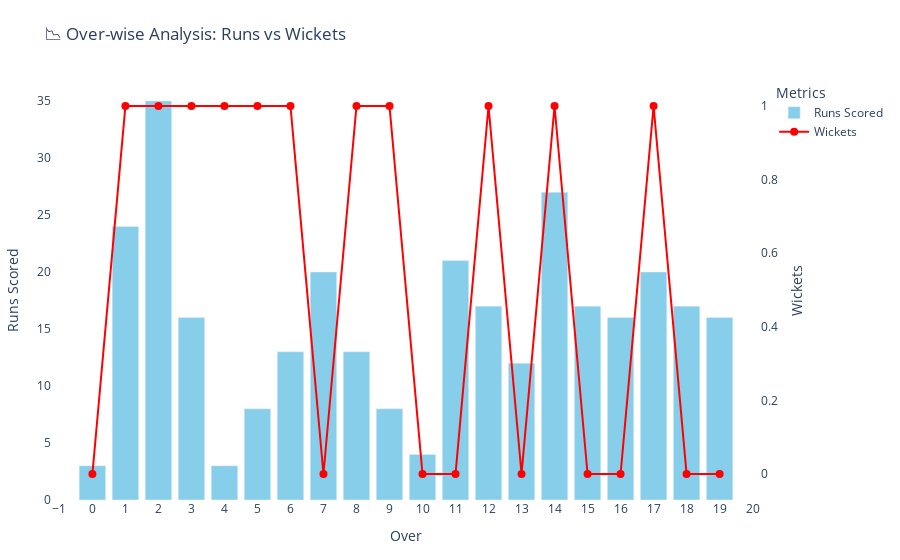

Write notebook code for a chart like this one.
### Code cell
wickets_df = df_copy[df_copy['player_out'].notna()]
wickets_by_over = wickets_df.groupby('over').size().reset_index(name='wickets')

runs_by_over = df_copy.groupby('over')['runs_batter'].sum().reset_index(name='total_runs')

overwise_analysis = pd.merge(runs_by_over, wickets_by_over, on='over', how='left').fillna(0)

fig = go.Figure()

fig.add_trace(go.Bar(
    x=overwise_analysis['over'],
    y=overwise_analysis['total_runs'],
    name='Runs Scored',
    marker_color='skyblue',
    hovertemplate='Over %{x}<br>Runs: %{y}<extra></extra>'
))

fig.add_trace(go.Scatter(
    x=overwise_analysis['over'],
    y=overwise_analysis['wickets'],
    name='Wickets',
    mode='lines+markers',
    marker=dict(color='red', size=8),
    line=dict(width=2, color='red'),
    yaxis='y2',
    hovertemplate='Over %{x}<br>Wickets: %{y}<extra></extra>'
))

fig.update_layout(
    title='📉 Over-wise Analysis: Runs vs Wickets',
    xaxis=dict(title='Over', tickmode='linear'),
    yaxis=dict(title='Runs Scored'),
    yaxis2=dict(title='Wickets', overlaying='y', side='right'),
    legend_title='Metrics',
    plot_bgcolor='rgba(0,0,0,0)',
    paper_bgcolor='white',
    margin=dict(l=40, r=40, t=80, b=60),
    hovermode='x unified'
)

fig.show()

### Figure 1 — Plotly figure (JSON) as saved in the notebook; plotly's stock layout.template omitted (floating-point values rounded to 4 significant figures)
{"data": [{"hovertemplate": "Over %{x}<br>Runs: %{y}<extra></extra>", "marker": {"color": "skyblue"}, "name": "Runs Scored", "type": "bar", "x": [0, 1, 2, 3, 4, 5, 6, 7, 8, 9, 10, 11, 12, 13, 14, 15, 16, 17, 18, 19], "y": [3, 24, 35, 16, 3, 8, 13, 20, 13, 8, 4, 21, 17, 12, 27, 17, 16, 20, 17, 16]}, {"hovertemplate": "Over %{x}<br>Wickets: %{y}<extra></extra>", "line": {"color": "red", "width": 2}, "marker": {"color": "red", "size": 8}, "mode": "lines+markers", "name": "Wickets", "type": "scatter", "x": [0, 1, 2, 3, 4, 5, 6, 7, 8, 9, 10, 11, 12, 13, 14, 15, 16, 17, 18, 19], "y": [0.0, 1.0, 1.0, 1.0, 1.0, 1.0, 1.0, 0.0, 1.0, 1.0, 0.0, 0.0, 1.0, 0.0, 1.0, 0.0, 0.0, 1.0, 0.0, 0.0], "yaxis": "y2"}], "layout": {"hovermode": "x unified", "legend": {"title": {"text": "Metrics"}}, "margin": {"b": 60, "l": 40, "r": 40, "t": 80}, "paper_bgcolor": "white", "plot_bgcolor": "rgba(0,0,0,0)", "title": {"text": "📉 Over-wise Analysis: Runs vs Wickets"}, "xaxis": {"tickmode": "linear", "title": {"text": "Over"}}, "yaxis": {"title": {"text": "Runs Scored"}}, "yaxis2": {"overlaying": "y", "side": "right", "title": {"text": "Wickets"}}}}
